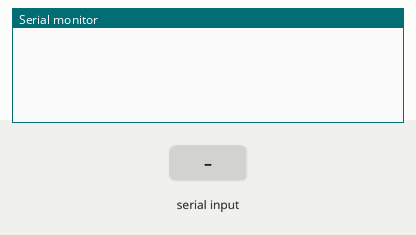
Simulated run of this program. Board: ESP32. On the bench: the last lines printed to the serial monitor. The inputs (shaded band) are chosen by the test bench.

Above: at 1.2 s.
1.3 s: "INFO\n" received over Serial
At 2.5 s:
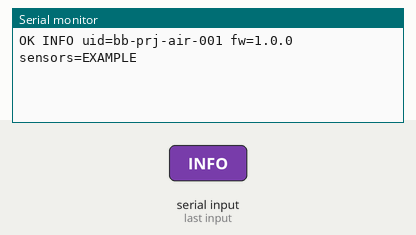
2.8 s: "HEADER\n" received over Serial
At 3.8 s:
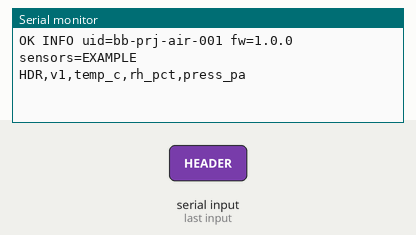
4.3 s: "READ\n" received over Serial
At 4.9 s:
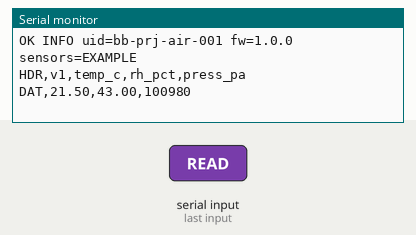
5.8 s: "PING\n" received over Serial
At 7.0 s:
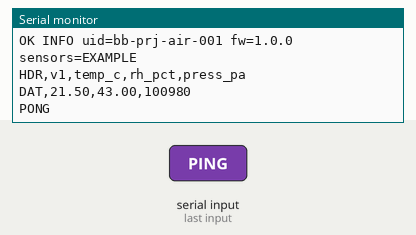
7.3 s: "1\n" received over Serial
At 8.4 s:
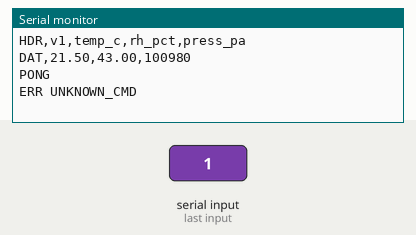

Measured:
- after the input at 1.3 s, the serial monitor: prints a new line at once (image 1)
- after the input at 2.8 s, the serial monitor: prints a new line at once (image 2)
- after the input at 4.3 s, the serial monitor: prints a new line at once (image 3)
- after the input at 5.8 s, the serial monitor: prints a new line at once (image 4)
- after the input at 7.3 s, the serial monitor: prints a new line at once (image 5)

The program:

main.cpp
```cpp
#include <Arduino.h>

static const char *DEVICE_UID = "bb-prj-air-001";
static const char *FW_VERSION = "1.0.0";

static float readTemperatureC() {
  return 21.5f;
}

static float readRelativeHumidityPct() {
  return 43.0f;
}

static long readPressurePa() {
  return 100980L;
}

static void sendInfo() {
  Serial.print("OK INFO uid=");
  Serial.print(DEVICE_UID);
  Serial.print(" fw=");
  Serial.print(FW_VERSION);
  Serial.println(" sensors=EXAMPLE");
}

static void sendHeader() {
  Serial.println("HDR,v1,temp_c,rh_pct,press_pa");
}

static void sendReading() {
  Serial.print("DAT,");
  Serial.print(readTemperatureC(), 2);
  Serial.print(",");
  Serial.print(readRelativeHumidityPct(), 2);
  Serial.print(",");
  Serial.println(readPressurePa());
}

static void handleCommand(String command) {
  command.trim();
  command.toUpperCase();

  if (command == "INFO") {
    sendInfo();
  } else if (command == "HEADER") {
    sendHeader();
  } else if (command == "READ") {
    sendReading();
  } else if (command == "PING") {
    Serial.println("PONG");
  } else {
    Serial.println("ERR UNKNOWN_CMD");
  }
}

void setup() {
  Serial.begin(115200);
}

void loop() {
  if (Serial.available() > 0) {
    String command = Serial.readStringUntil('\n');
    handleCommand(command);
  }
}
```
